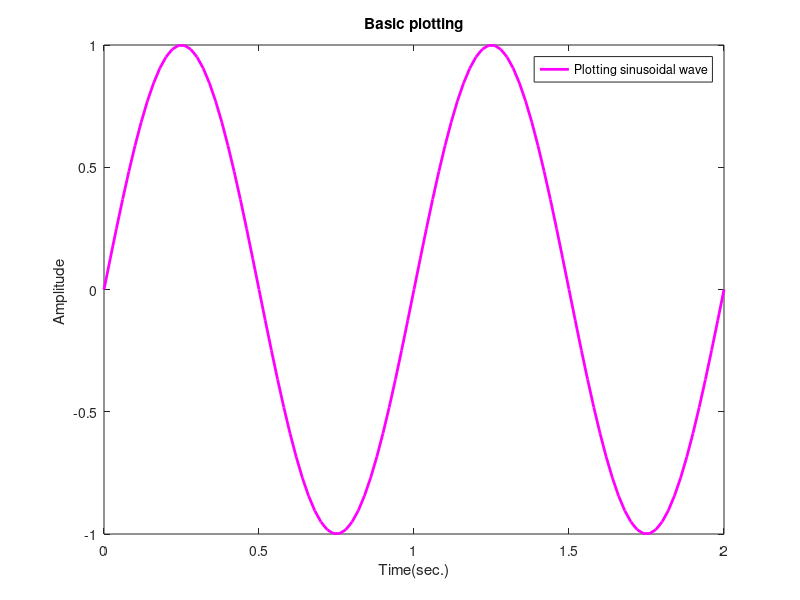

Write MATLAB code to recreate this figure.
%Lab2 
%% 1. Cell Arrays:
X = '13/10';
cellarray = { 6 ,' MBD ' ,X};
disp(cellarray);
Duration_in_hours = cellarray{1};
display(Duration_in_hours);
Course = cellarray{2};
display(Course);
Date =cellarray{3};
display(Date);
%% 2. Structures:
person = struct('Name','Noura','Age','22','City','6 October');
display(person);


%% 3. Character Data:
arrayofcharacter1 = 'Nourhan ';
arrayofcharacter2 = 'Atef';
Full_name = [arrayofcharacter1,arrayofcharacter2];
display (Full_name);

%% 4. Conditional Statements (If):
Num = 23;
if rem(Num ,2) == 0 
    disp(['Number ',num2str(Num), ' Is Even']);
else 
    disp([' Number ',num2str(Num), ' Is Odd ']);
end

%% 5. For Loops:
for num = 1 : 10
    disp(num);
end

%% 6. Basic Plotting:
t = 0:0.02:2 ; % time
F=1;
x =sin(2*pi*F*t) ; % sin(omega*t)
plot(t,x,'m','linewidth',2)
xlabel('Time(sec.)')
ylabel('Amplitude ')
legend('Plotting sinusoidal wave')
title('Basic plotting')











